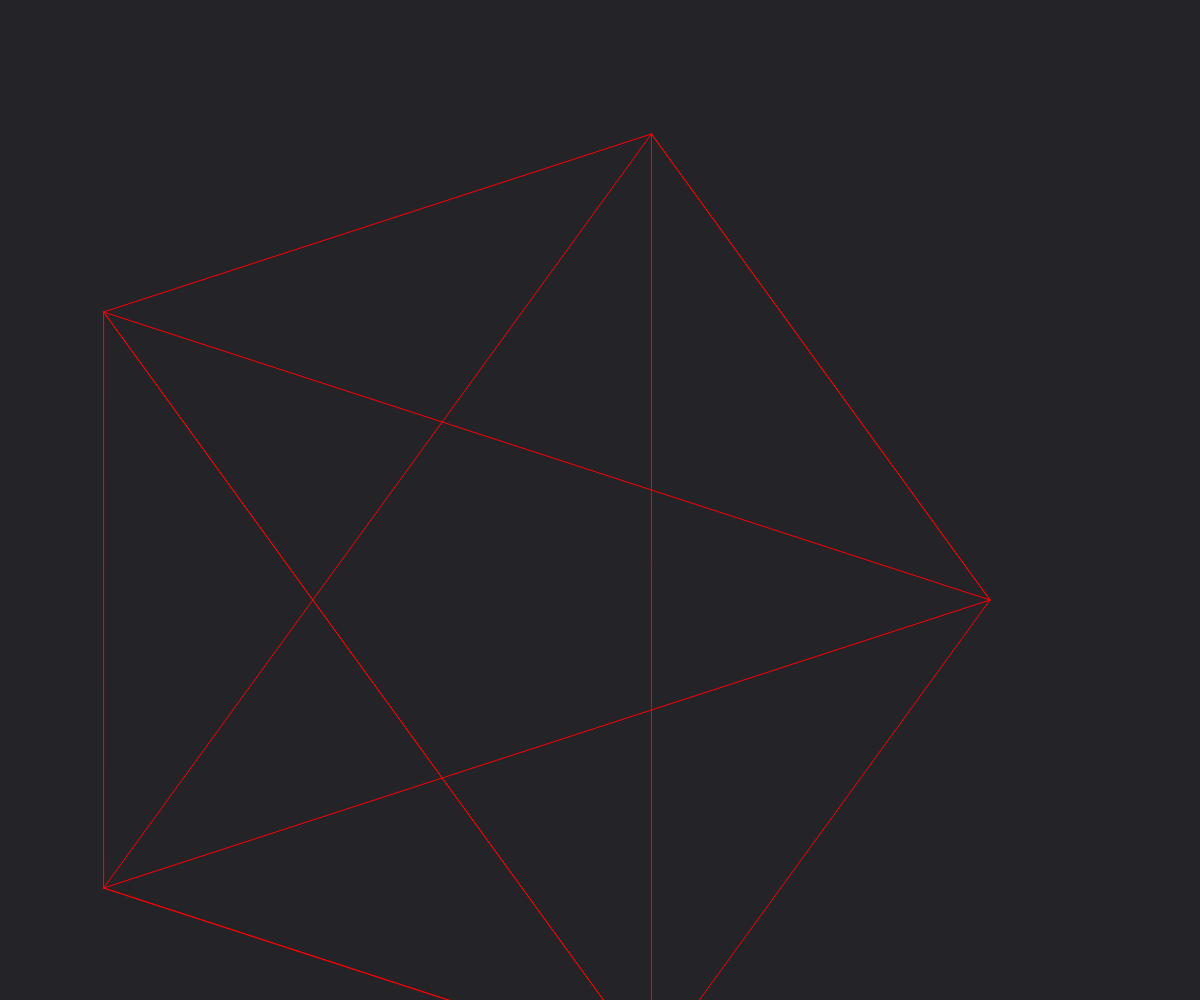
Frame 1 (no input)
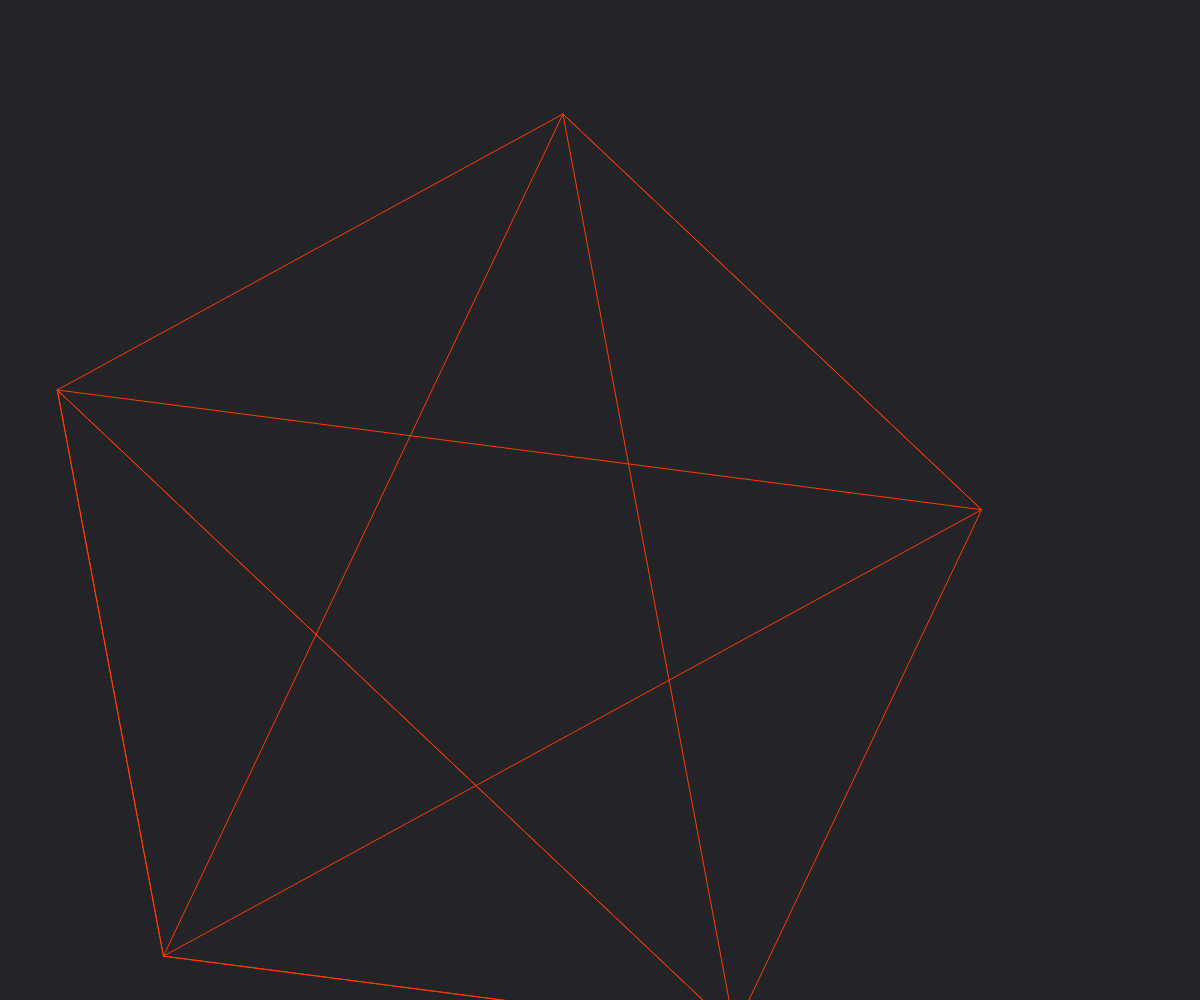
Frame 60 (no input)
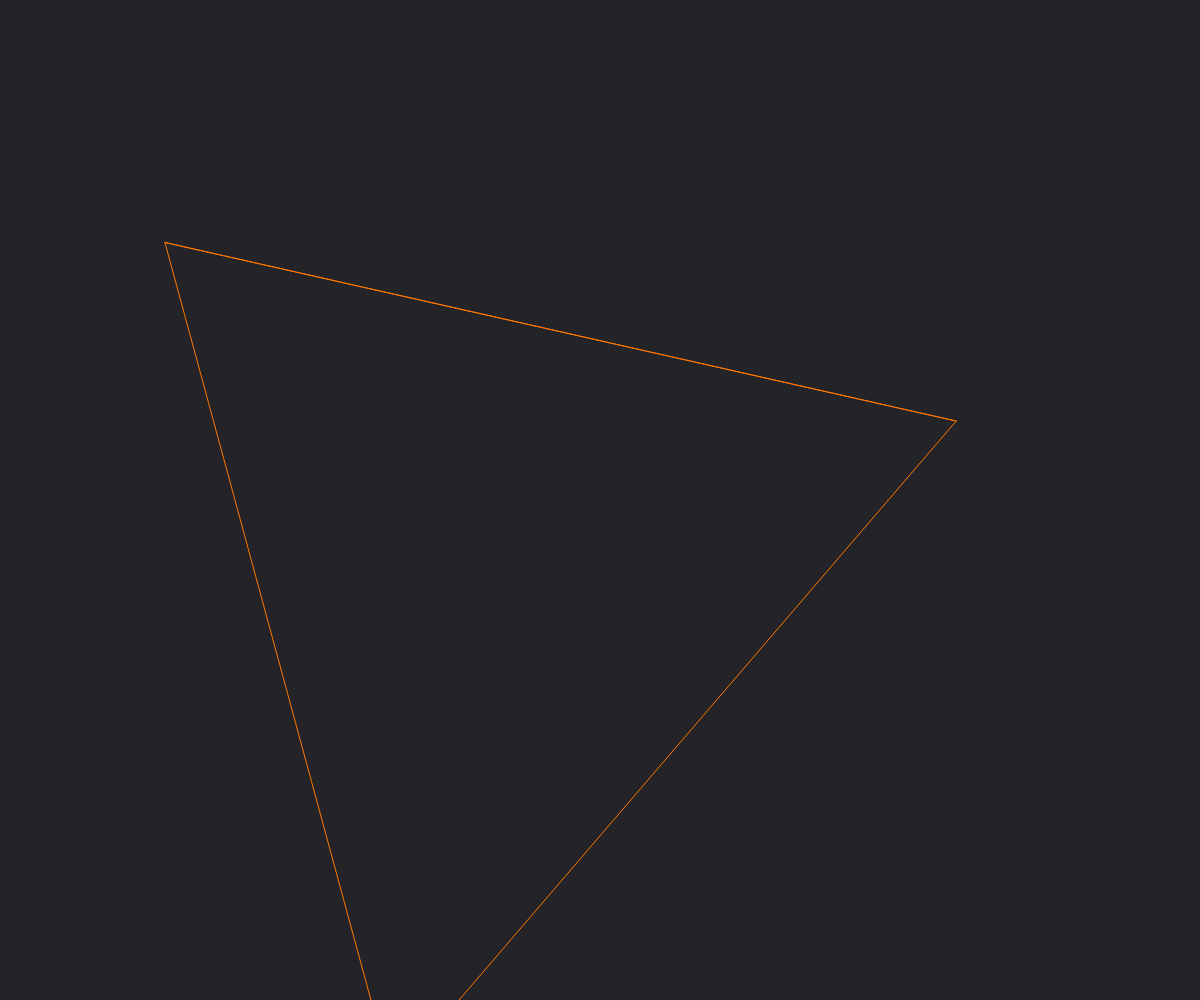
Frame 120 (the mouse pressed at the canvas centre since frame 60)

The p5.js sketch that drew these frames (run headless with seeded random() and noise() and a simulated clock; from frame 60 on, the mouse is pressed at the canvas centre):

// p5.js sketch
// ── sketch.js
var width = window.innerWidth;
var height = window.innerHeight;
var p;
var x;

function setup() {
	width = window.innerWidth;
  height = window.innerHeight;
	createCanvas(width,height);
	bgcolor = color(35,35,40);
	x = new shape(width/2, height/2, 5, height/2-10);
}
function windowResized(){
	width = window.innerWidth;
  height = window.innerHeight;
	resizeCanvas(width,height);
}

function shape(x,y,n,r){
	this.pos = createVector(x,y);
	this.sides = n;
	this.color = {
		r: 255,
		g: 0,
		b: 0
	};
	this.radius = r;
	this.rot = 0;
	this.points = [];
  this.lines = [];
	for(k = 0; k < 360; k += (360/this.sides)) {
		this.points.push(createVector(Math.cos(k*Math.PI/180), Math.sin(k*Math.PI/180)));
	}
}
shape.prototype.tp = function(x){
	return x.copy().rotate(this.rot).setMag(this.radius).add(this.pos);
};
shape.prototype.d = function(){
	stroke(this.color.r, this.color.g, this.color.b)
	for(var i = 0; i < this.points.length-1; i++) {
		for(var z = 1; z < this.points.length; z++) {
			line(this.tp(this.points[i]).x, this.tp(this.points[i]).y, this.tp(this.points[z]).x, this.tp(this.points[z]).y)
		}
	}
	 line(this.tp(this.points[this.points.length-1]).x, this.tp(this.points[this.points.length-1]).y, this.tp(this.points[0]).x, this.tp(this.points[0]).y)
	};
shape.prototype.update = function(){
	this.rot += -Math.PI/1000;
	if(this.color.r == 255 && this.color.g < 255){
		this.color.g++
	}
	if(this.color.g == 255 && this.color.r > 0){
		this.color.r--
	}
	if(this.color.g == 255 && this.color.b < 255){
		this.color.b++
	}
	if(this.color.b == 255 && this.color.g > 0){
		this.color.g--
	}
	if(this.color.b == 255 && this.color.r < 255){
		this.color.r++
	}
	if(this.color.r == 255 && this.color.b > 0){
		this.color.b--
	}
};
shape.prototype.updateSides = function(){
	this.pos = createVector(window.innerHeight/2, window.innerWidth/2);
	this.points = [];
	for(k = 0; k < 360; k += (360/this.sides)) {
		this.points.push(createVector(Math.cos(k*Math.PI/180), Math.sin(k*Math.PI/180)));
	}
	this.sides = 2.9 + mouseX/windowWidth*7;
}
function mouseMoved() {
  x.updateSides();
}
function draw(){
	background(bgcolor);
  if(x !== undefined){
    x.d();
		x.update();
  }
}
